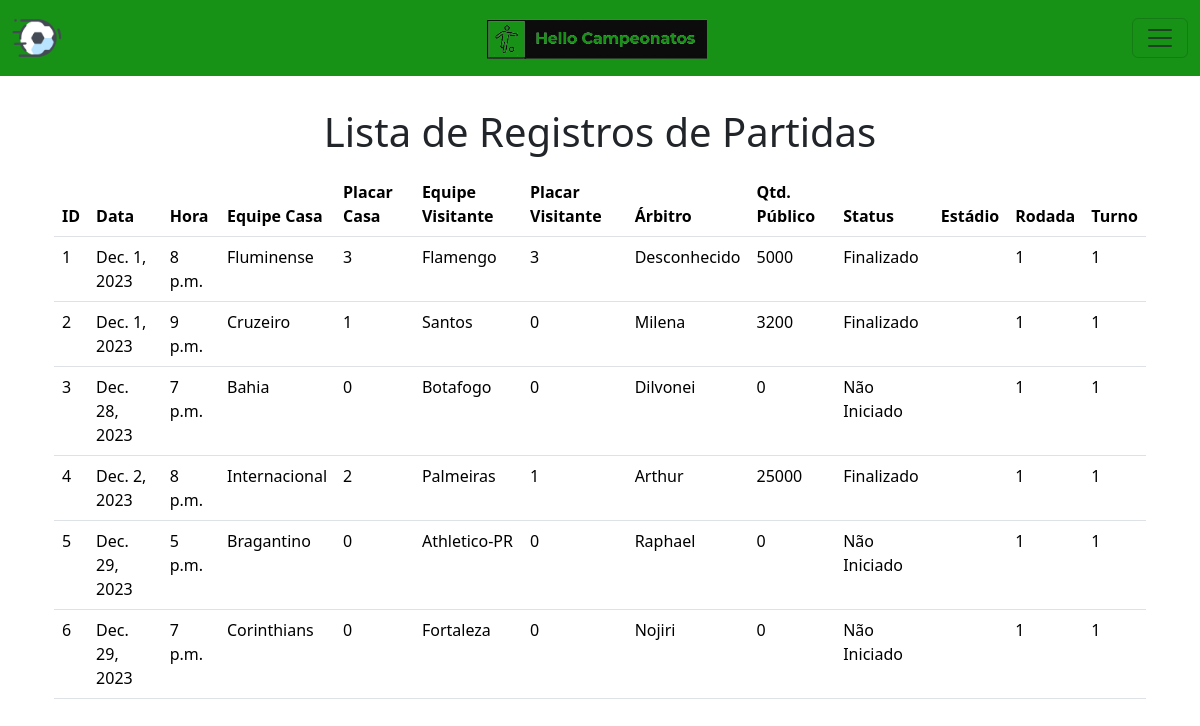
The page /partida/list/ on the database its author committed.
### tasks/models.py (models this page shows, shortened)
class Partida(models.Model):
    data = models.DateField()
    hora = models.TimeField()
    equipe_casa_id = models.ForeignKey(Equipe, related_name='partidas_casa', on_delete=models.CASCADE)
    placar_casa = models.IntegerField(default=0)
    equipe_visitante_id = models.ForeignKey(Equipe, related_name='partidas_visitante', on_delete=models.CASCADE)
    placar_visitante = models.IntegerField(default=0)
    arbitro = models.IntegerField()
    qtd_publico = models.IntegerField(default=0)
    campeonato = models.ForeignKey(Campeonato, on_delete=models.CASCADE)
    status = models.IntegerField()
    estadio_id = models.ForeignKey(Estadio, on_delete=models.CASCADE)
    rodada = models.IntegerField()
    turno = models.IntegerField()

class Equipe(models.Model):
    nome = models.TextField(unique=True)
    sigla = models.CharField(max_length=3, unique=True)
    cidade = models.TextField(blank=True, null=True)
    estado = models.TextField(blank=True, null=True)
    tecnico = models.ForeignKey('Tecnico', on_delete=models.CASCADE)
    estadio = models.ForeignKey('Estadio', on_delete=models.CASCADE)

### tasks/views.py (the view)
# urls.py: path('partida/list/', views.partida_list, name='partida_list'),
def partida_list(request):
    partida_list = Partida.objects.all()
    return render(request, 'partida_list.html', {'partida_list': partida_list})

### tasks/templates/partida_list.html (shortened to what this page needs)
{% extends 'menu.html' %}
{% block content %}
  <main class="container mt-5">
    <h1 class="text-center">Lista de Registros de Partidas</h1>
    <table class="table mt-3">
      <thead>
        <tr>
          <th>ID</th>
          <th>Data</th>
          <th>Hora</th>
          <th>Equipe Casa</th>
          <th>Placar Casa</th>
          <th>Equipe Visitante</th>
          <th>Placar Visitante</th>
          <th>Árbitro</th>
          <th>Qtd. Público</th>
          <th>Status</th>
          <th>Estádio</th>
          <th>Rodada</th>
          <th>Turno</th>
        </tr>
      </thead>
      <tbody>
        {% for partida in partida_list %}
          <tr>
            <td>{{ partida.id }}</td>
            <td>{{ partida.data }}</td>
            <td>{{ partida.hora }}</td>
            <td>{{ partida.equipe_casa_id.nome }}</td>
            <td>{{ partida.placar_casa }}</td>
            <td>{{ partida.equipe_visitante_id.nome }}</td>
            <td>{{ partida.placar_visitante }}</td>
            <td>{{ partida.arbitro }}</td>
            <td>{{ partida.qtd_publico }}</td>
            <td>{{ partida.status }}</td>
            <td>{{ partida.estadio_id.nome }}</td>
            <td>{{ partida.rodada }}</td>
            <td>{{ partida.turno }}</td>
          </tr>
        {% endfor %}
      </tbody>
    </table>
  </main>
{% endblock %}

### tasks/templates/menu.html (style rules this page uses)
body { padding-top: 60px; padding-bottom: 60px; }

### rows shown on the page
Partida: id "1", data "Dec. 1, 2023", hora "8 p.m.", equipe_casa_id.nome "Fluminense", placar_casa "3", equipe_visitante_id.nome "Flamengo", placar_visitante "3", arbitro "Desconhecido", qtd_publico "5000", status "Finalizado", rodada "1", turno "1"
Partida: id "2", data "Dec. 1, 2023", hora "9 p.m.", equipe_casa_id.nome "Cruzeiro", placar_casa "1", equipe_visitante_id.nome "Santos", placar_visitante "0", arbitro "Milena", qtd_publico "3200", status "Finalizado", rodada "1", turno "1"
Partida: id "3", data "Dec. 28, 2023", hora "7 p.m.", equipe_casa_id.nome "Bahia", placar_casa "0", equipe_visitante_id.nome "Botafogo", placar_visitante "0", arbitro "Dilvonei", qtd_publico "0", status "Não Iniciado", rodada "1", turno "1"
Partida: id "4", data "Dec. 2, 2023", hora "8 p.m.", equipe_casa_id.nome "Internacional", placar_casa "2", equipe_visitante_id.nome "Palmeiras", placar_visitante "1", arbitro "Arthur", qtd_publico "25000", status "Finalizado", rodada "1", turno "1"
Partida: id "5", data "Dec. 29, 2023", hora "5 p.m.", equipe_casa_id.nome "Bragantino", placar_casa "0", equipe_visitante_id.nome "Athletico-PR", placar_visitante "0", arbitro "Raphael", qtd_publico "0", status "Não Iniciado", rodada "1", turno "1"
Partida: id "6", data "Dec. 29, 2023", hora "7 p.m.", equipe_casa_id.nome "Corinthians", placar_casa "0", equipe_visitante_id.nome "Fortaleza", placar_visitante "0", arbitro "Nojiri", qtd_publico "0", status "Não Iniciado", rodada "1", turno "1"
